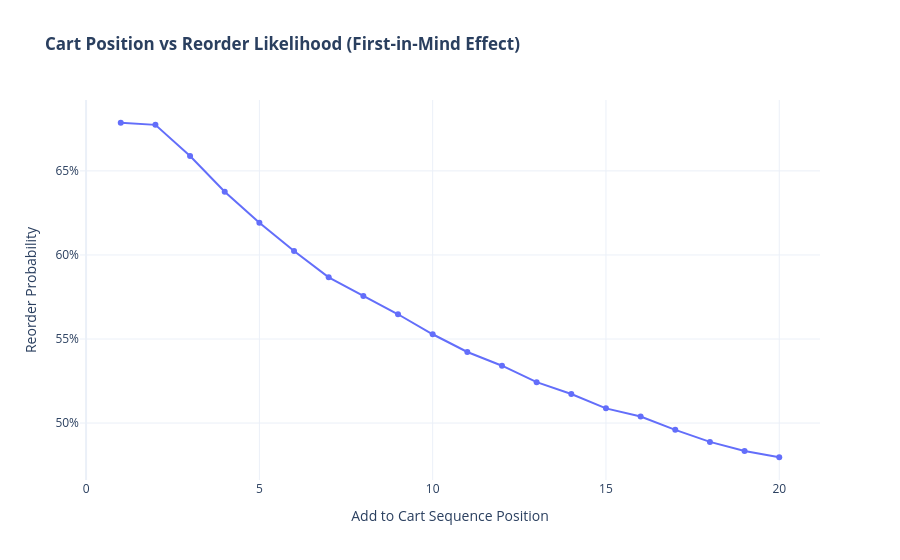

The notebook cell this image was saved under:
### Markdown cell above
## 6. Cart Placement Dynamics & Position Affinity
Dekhte hain ke cart me pehle add hone wale items ka reorder probability par kya asar parta hai.

### Code cell
# Reorder rate by add_to_cart_order
cart_analysis = order_details[order_details['add_to_cart_order'] <= 20].groupby('add_to_cart_order').agg(
    reorder_rate=('reordered', 'mean'),
    item_count=('product_id', 'count')
).reset_index()

fig_cart = px.line(
    cart_analysis,
    x='add_to_cart_order',
    y='reorder_rate',
    markers=True,
    labels={'add_to_cart_order': 'Add to Cart Sequence Position', 'reorder_rate': 'Reorder Probability'},
    title='<b>Cart Position vs Reorder Likelihood (First-in-Mind Effect)</b>'
)
fig_cart.update_layout(template='plotly_white', yaxis_tickformat='.0%')
fig_cart.show()

### Figure 1 — Plotly figure (JSON) as saved in the notebook; plotly's stock layout.template omitted (floating-point values rounded to 4 significant figures)
{"data": [{"hovertemplate": "Add to Cart Sequence Position=%{x}<br>Reorder Probability=%{y}<extra></extra>", "legendgroup": "", "line": {"color": "#636efa", "dash": "solid"}, "marker": {"symbol": "circle"}, "mode": "lines+markers", "name": "", "orientation": "v", "showlegend": false, "type": "scatter", "x": [1, 2, 3, 4, 5, 6, 7, 8, 9, 10, 11, 12, 13, 14, 15, 16, 17, 18, 19, 20], "xaxis": "x", "y": [0.6786, 0.6774, 0.6589, 0.6376, 0.6191, 0.6023, 0.5867, 0.5756, 0.5647, 0.5528, 0.5423, 0.5341, 0.5243, 0.5173, 0.5087, 0.5039, 0.496, 0.4888, 0.4834, 0.4797], "yaxis": "y"}], "layout": {"legend": {"tracegroupgap": 0}, "title": {"text": "<b>Cart Position vs Reorder Likelihood (First-in-Mind Effect)</b>"}, "xaxis": {"anchor": "y", "domain": [0, 1], "title": {"text": "Add to Cart Sequence Position"}}, "yaxis": {"anchor": "x", "domain": [0, 1], "tickformat": ".0%", "title": {"text": "Reorder Probability"}}}}
